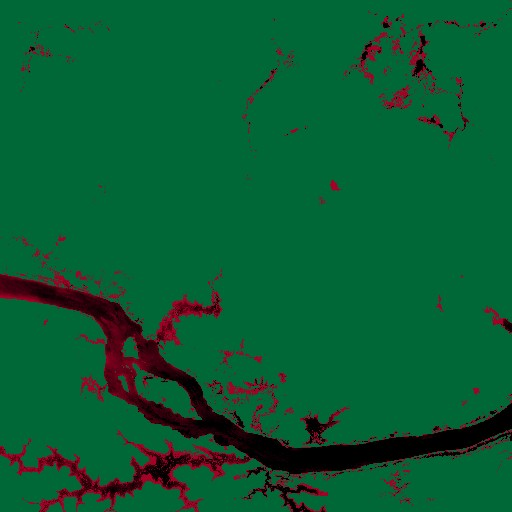
#> input picture sample-data/nvdi-customized-1.jpeg, 512 x 512 px, found by its file name
$ python get_greens.py   (older library calls are emulated)
#> lines starting #> are read from the running program, lines starting #| are printed output that depends on the picture; after the words box and inside, x2 and y2 are one past the last pixel; in counts of white or black regions, pixels touching at a corner belong together
import numpy as np
from matplotlib import colors
from scipy.spatial import cKDTree as KDTree
from scipy import misc
import cv2
import matplotlib.pyplot as plt
import imageio
# from matplotlib.pyplot import imread
# from scipy.misc import imread


def apply_mask(img1,cloud_cover):
    thresh = 100
    cloud_cover = cv2.threshold(cloud_cover, thresh,255, cv2.THRESH_BINARY)[1]
    cloud_cover = cv2.bitwise_not(cloud_cover)
    cloud_cover = cv2.resize(cloud_cover, img1.shape[1::-1])
    dst = cv2.bitwise_and(img1,img1,mask = cloud_cover)
    return dst

def count_greens(img):
    REDUCED_COLOR_SPACE = True

    # borrow a list of named colors from matplotlib
    if REDUCED_COLOR_SPACE:
        use_colors = {k: colors.cnames[k] for k in ['red', 'green', 'blue', 'black', 'yellow', 'purple']}
    else:
        use_colors = colors.cnames
    # translate hexstring to RGB tuple
    named_colors = {k: tuple(map(int, (v[1:3], v[3:5], v[5:7]), 3*(16,)))
                for k, v in use_colors.items()}
    ncol = len(named_colors)

    if REDUCED_COLOR_SPACE:
        ncol -= 1
        no_match = named_colors.pop('purple')
    else:
        no_match = named_colors['purple']

    # make an array containing the RGB values
    color_tuples = list(named_colors.values())
    color_tuples.append(no_match)
    color_tuples = np.array(color_tuples)

    color_names = list(named_colors)
    color_names.append('no match')
    # build tree
    tree = KDTree(color_tuples[:-1])
    # tolerance for color match `inf` means use best match no matter how
    # bad it may be
    tolerance = np.inf
    # find closest color in tree for each pixel in picture
    dist, idx = tree.query(img, distance_upper_bound=tolerance)
    # count and reattach names
    counts = dict(zip(color_names, np.bincount(idx.ravel(), None, ncol+1)))
    return counts['green']

def compare_greens(img1,img2):
    print('Green Pixels on Day1 : ' + str(count_greens(img1)))
    print('Green Pixels on Day2 : ' + str(count_greens(img2)))
    #Do the required calculations
    return

def main():
    img1 = imageio.imread('../sample-data/nvdi-customized-1.jpeg') #RGB image on Day1
#> img1 is the input picture: shape (512, 512, 3); mean R, G, B 9, 92.3, 50.9
    img2 = imageio.imread('../sample-data/nvdi-customized-5.jpeg') #RGB image on Day2
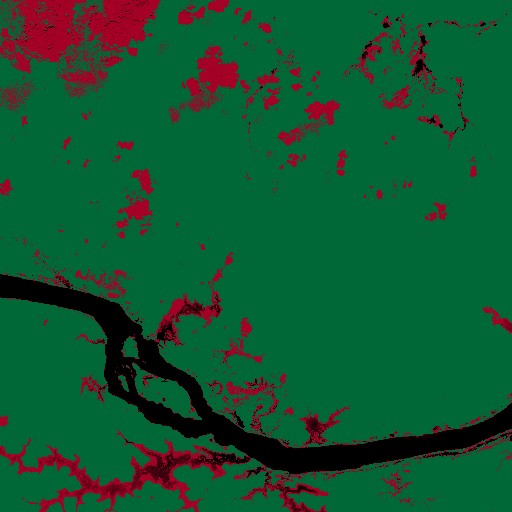
#> input picture sample-data/nvdi-customized-5.jpeg, 512 x 512 px, found by its file name
#> img2 is the input picture: shape (512, 512, 3); mean R, G, B 17.3, 86.4, 49.6
    img1_1 = cv2.imread('../sample-data/cloud-1.jpeg',cv2.IMREAD_GRAYSCALE) #Cloud Image on Day1
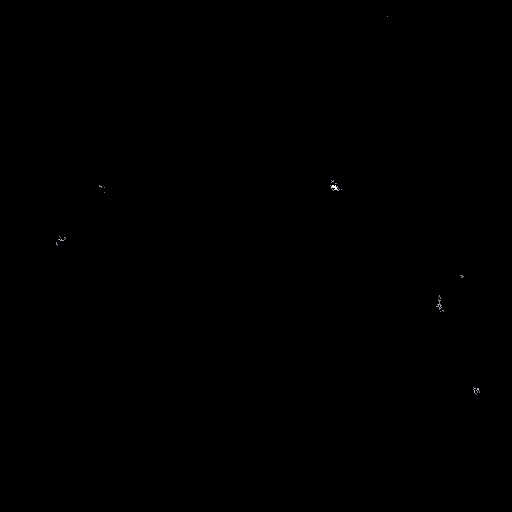
#> input picture sample-data/cloud-1.jpeg, 512 x 512 px, found by its file name
#> img1_1: shape (512, 512); min 0, max 255, mean 0.1
    img2_2 = cv2.imread('../sample-data/cloud-5.jpeg',cv2.IMREAD_GRAYSCALE) #Cloud image on Day2
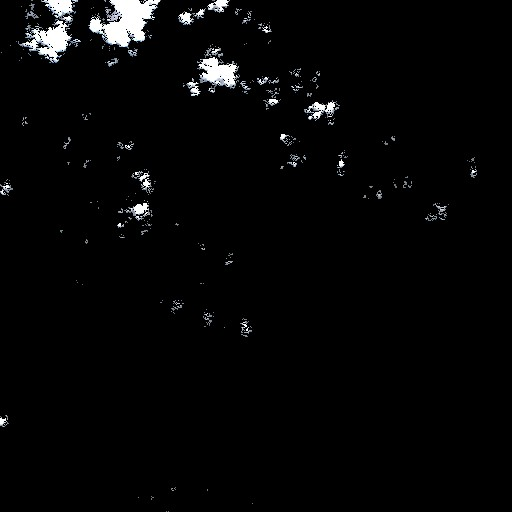
#> input picture sample-data/cloud-5.jpeg, 512 x 512 px, found by its file name
#> img2_2: shape (512, 512); min 0, max 255, mean 6
    masked_img1 = apply_mask(img1,img1_1)
#> in apply_mask, `cloud_cover = cv2.threshold(cloud_cover, thresh,255, cv2.THRESH_BINARY..`: cloud_cover: shape (512, 512); 0.05% white in thin lines or dots, all inside (x1, y1, x2, y2) = (56, 16, 480, 395)
#> in apply_mask, `cloud_cover = cv2.bitwise_not(cloud_cover)`:
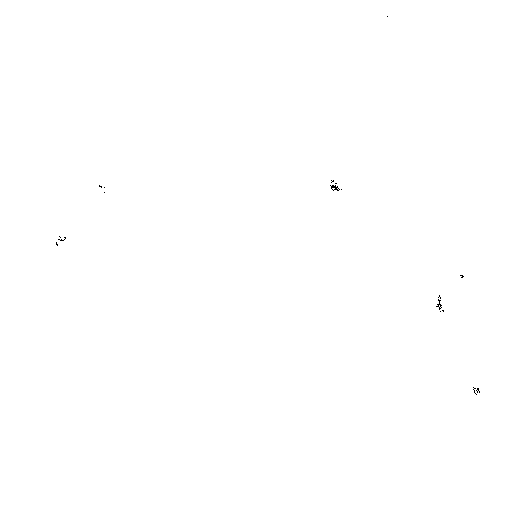
#> cloud_cover: shape (512, 512); 100% white; black in thin lines or dots, all inside (x1, y1, x2, y2) = (56, 16, 480, 395)
    masked_img2 = apply_mask(img2,img2_2)
#> in apply_mask (call 2), `cloud_cover = cv2.threshold(cloud_cover, thresh,255, cv2.THRESH_BINARY..`: cloud_cover: shape (512, 512); 2.8% white; 281 white regions (243 under 20 px), largest, box (x1, y1, x2, y2) and area: (88, 0, 161, 49) 1913, (18, 0, 81, 63) 1510, (197, 57, 240, 93) 847
    compare_greens(masked_img1,masked_img2)
#> in count_greens, `dist, idx = tree.query(img, distance_upper_bound=tolerance)`:
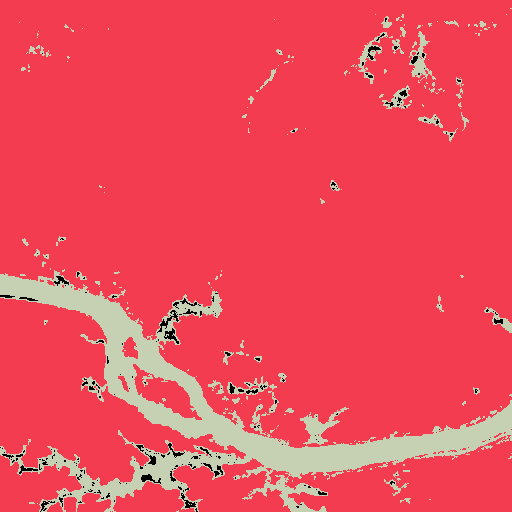
#> idx: shape (512, 512) int64; 3 distinct labels, from 0 to 3; one colour per label, 0 black
#> in count_greens, `counts = dict(zip(color_names, np.bincount(idx.ravel(), None, ncol+1)))`: counts = {'red': 2045, 'green': 231857, 'blue': 0, 'black': 28242, 'yellow': 0, 'no match': 0}
#| Green Pixels on Day1 : 231857
#> in count_greens (call 2), `dist, idx = tree.query(img, distance_upper_bound=tolerance)`:
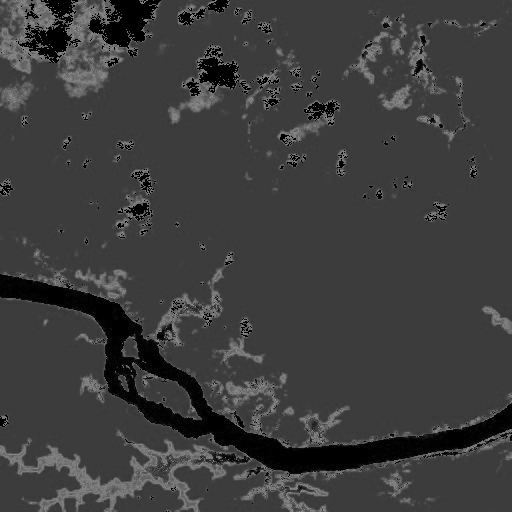
#> dist: shape (512, 512) float64; min 0, max 148, mean 61.1
#> in count_greens (call 2), `dist, idx = tree.query(img, distance_upper_bound=tolerance)`:
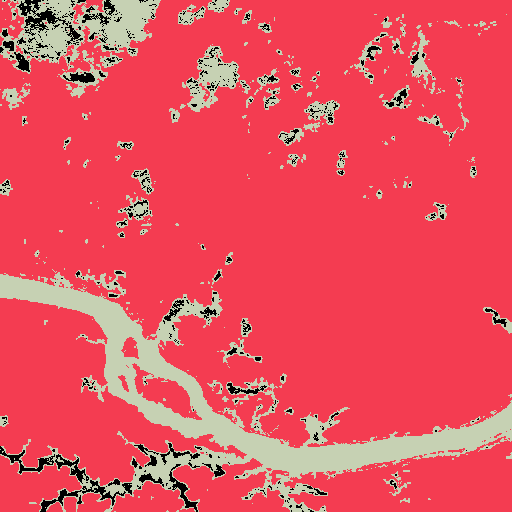
#> idx: shape (512, 512) int64; 3 distinct labels, from 0 to 3; one colour per label, 0 black
#> in count_greens (call 2), `counts = dict(zip(color_names, np.bincount(idx.ravel(), None, ncol+1)))`: counts = {'red': 6955, 'green': 215561, 'blue': 0, 'black': 39628, 'yellow': 0, 'no match': 0}
#| Green Pixels on Day2 : 215561
if __name__ == '__main__':
    main()
